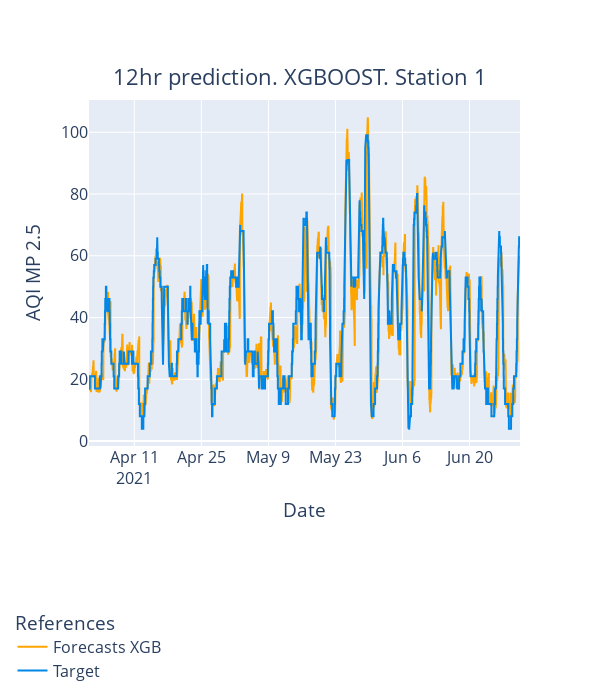

Notebook cell for this chart:
### Code cell
i = 1
    
fig_val = go.Figure()

df_grafica = df[df['ESTACION'] == i]

fig_val.add_trace(
    go.Scatter( y = list(df_grafica.FORECAST_XGB), x = list(df_grafica.FECHAHORA), name = 'Forecasts XGB', line=dict(color = 'Orange')))

fig_val.add_trace(
    go.Scatter( y = list(df_grafica.AQI_MP2_5), x = list(df_grafica.FECHAHORA), name = 'Target', line=dict(color = '#0087e8')))

layout = go.Layout(
        title="Title",
        xaxis=dict(
            title="X Label"
        ),
        yaxis=dict(
            title="Y label"
        ) ) 

fig_val.update_layout( 
                        width = 600,
                        height = 700,
                        title = {
                                'text': "12hr prediction. XGBOOST. Station " + str(i),
                                'y':0.9,
                                'x':0.5,
                                'xanchor': 'center',
                                'yanchor': 'top'}, 
                        
                        yaxis_title = 'AQI MP 2.5', 
                        xaxis_title = 'Date',
                        
                        legend= {
                                'xanchor': 'center',
                                'yanchor': 'bottom',
                                'y' : -0.7,
                                'x' : 0.0,
                        },
                        font=dict(
                                    size=16,
                                        ),
                        legend_title = 'References',
                        )
    
    #fig_val.write_html('graphs/modelos_finales_todas_estaciones/val_12h_station_'+str(i)+'.html')

### Figure 1 — Plotly figure (JSON) as saved in the notebook; plotly's stock layout.template omitted (floating-point values rounded to 4 significant figures; data arrays with more than 128 entries replaced by an {"elided": "..."} marker saying what was removed)
{"data": [{"line": {"color": "Orange"}, "name": "Forecasts XGB", "type": "scatter", "x": {"elided": "25920 str values"}, "y": {"elided": "25920 float values"}}, {"line": {"color": "#0087e8"}, "name": "Target", "type": "scatter", "x": {"elided": "25920 str values"}, "y": {"elided": "25920 int values"}}], "layout": {"font": {"size": 16}, "height": 700, "legend": {"title": {"text": "References"}, "x": 0, "xanchor": "center", "y": -0.7, "yanchor": "bottom"}, "title": {"text": "12hr prediction. XGBOOST. Station 1", "x": 0.5, "xanchor": "center", "y": 0.9, "yanchor": "top"}, "width": 600, "xaxis": {"title": {"text": "Date"}}, "yaxis": {"title": {"text": "AQI MP 2.5"}}}}
